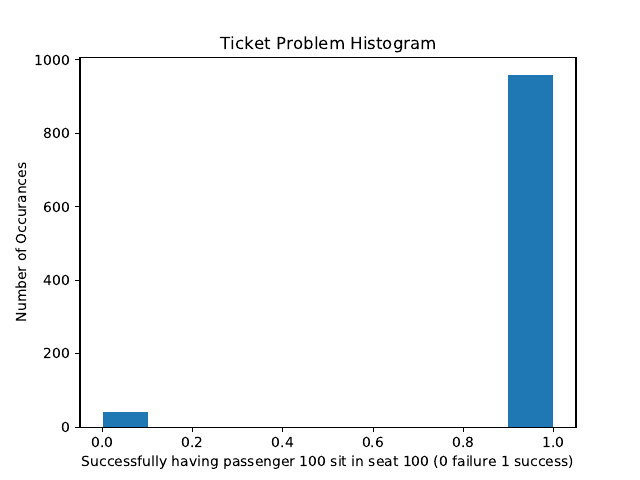

Here is the Python script that generated this plot:
"""
Simulate the ticket problem
"""

# Import a method to generate random die rolls
#
# random.randint -- generate random integeters in a range
from random import randint

import matplotlib
matplotlib.use('Agg')
from matplotlib import pyplot as plt

def simulate():
  """
  Simulate finding a random seat out of 100
  
  inputs: no
  output: random seat between 1 and 100
  """
  
  # Simulate finding an open seat
  # randint(1,100) generates an int in the range of 1 to 38, inclusive
  result = randint(1,100)

  return result
  

def main():  
  """
  Check to see if the seat is open. If not, call simulate to find a
  random seat.  Keep doing this for all 100 passengers.  Return 0 if
  passenger 100 sits in another seat besides 100 and 1 otherwise.
  """
  
  passengers = 100
  seats = []
  next_seat = 0
  
  """
  random the first seat
  """
  result = simulate()
  if result == 100:
    return 0
  else: 
    seats.append(result)
  
  for j in range(passengers - 1):
    next_seat = j + 2
    if next_seat not in seats:
      seats.append(next_seat)
    else:
      next_seat = simulate()
      if next_seat == 100:
        return 0
      else:
        if next_seat not in seats:
          seats.append(next_seat)

  return 1
  

if __name__ == '__main__':
  results = []
  
  # run a large number of simulated trials and collect the results in a list
  for s in range(1000):
    seat_result = main()
    results.append(seat_result)

  plt.figure()
  plt.title("Ticket Problem Histogram")
  plt.xlabel("Successfully having passenger 100 sit in seat 100 (0 failure 1 success)")
  plt.ylabel("Number of Occurances")  
  plt.hist(results, 10)
  plt.savefig('ticket_problem.pdf', )  
    